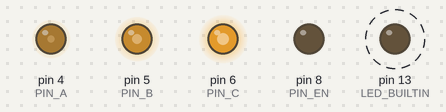
Simulated run of this sketch. Board: Teensy 4. Shown: output pins drawn as LEDs (lit = HIGH). Dashed ring = blinking. What the sketch prints to the serial monitor is not drawn.

Above: at 0.2 s.
Timing chart, 0 to 3.0 s (numbered marks = the images above):
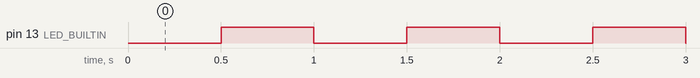

Measured:
- by itself, pin 13 (LED_BUILTIN): alternates HIGH for 0.50 s and LOW for 0.50 s

The sketch:

pwm_diag.ino
```cpp
// BRINGUP ARCHIVE -- unchanged from ~/teensy. Proved Teensy 4.1 pins 4/5/6 can produce PWM at all, independent of SimpleFOC, with EN held low so nothing reaches the motor.
// pwm_diag.ino  --  DIAGNOSTIC ONLY, not part of the motor project.
//
// Purpose: determine whether Teensy 4.1 pins 4/5/6 can produce PWM at all,
// independent of SimpleFOC. No library, no motor control.
//
// SAFETY: pin 8 (SimpleFOCMini EN) is driven LOW and held there, so the
// DRV8313 outputs stay high-impedance for the duration of this test.
// Nothing can reach the motor even if the PSU is live.
//
// Expected at 8-bit resolution (255 = 100% of 3.3V), measured pin-to-GND
// with a DC voltmeter:
//    pin 4 ->  64/255 = 25%  -> ~0.83 V
//    pin 5 -> 128/255 = 50%  -> ~1.65 V
//    pin 6 -> 191/255 = 75%  -> ~2.48 V

const int PIN_A = 4;
const int PIN_B = 5;
const int PIN_C = 6;
const int PIN_EN = 8;

void setup() {
  // Hold the driver disabled before touching anything else.
  pinMode(PIN_EN, OUTPUT);
  digitalWrite(PIN_EN, LOW);

  Serial.begin(115200);
  uint32_t t0 = millis();
  while (!Serial && millis() - t0 < 3000) {}

  pinMode(PIN_A, OUTPUT);
  pinMode(PIN_B, OUTPUT);
  pinMode(PIN_C, OUTPUT);

  // Same frequency SimpleFOC uses by default.
  analogWriteFrequency(PIN_A, 25000);
  analogWriteFrequency(PIN_B, 25000);
  analogWriteFrequency(PIN_C, 25000);

  analogWriteResolution(8);

  analogWrite(PIN_A, 64);   // 25%
  analogWrite(PIN_B, 128);  // 50%
  analogWrite(PIN_C, 191);  // 75%

  pinMode(LED_BUILTIN, OUTPUT);

  Serial.println();
  Serial.println("PWM DIAGNOSTIC RUNNING (SimpleFOC not involved)");
  Serial.println("EN (pin 8) held LOW - driver disabled, motor cannot be driven.");
  Serial.println("Measure pin-to-GND, DC volts. Expect:");
  Serial.println("  pin 4  ~0.83 V   (25%)");
  Serial.println("  pin 5  ~1.65 V   (50%)");
  Serial.println("  pin 6  ~2.48 V   (75%)");
  Serial.println("LED blinking = sketch alive.");
}

void loop() {
  // Heartbeat so we can tell it is running, and so EN stays asserted low.
  digitalWrite(PIN_EN, LOW);
  digitalWrite(LED_BUILTIN, (millis() / 500) % 2);
}
```
